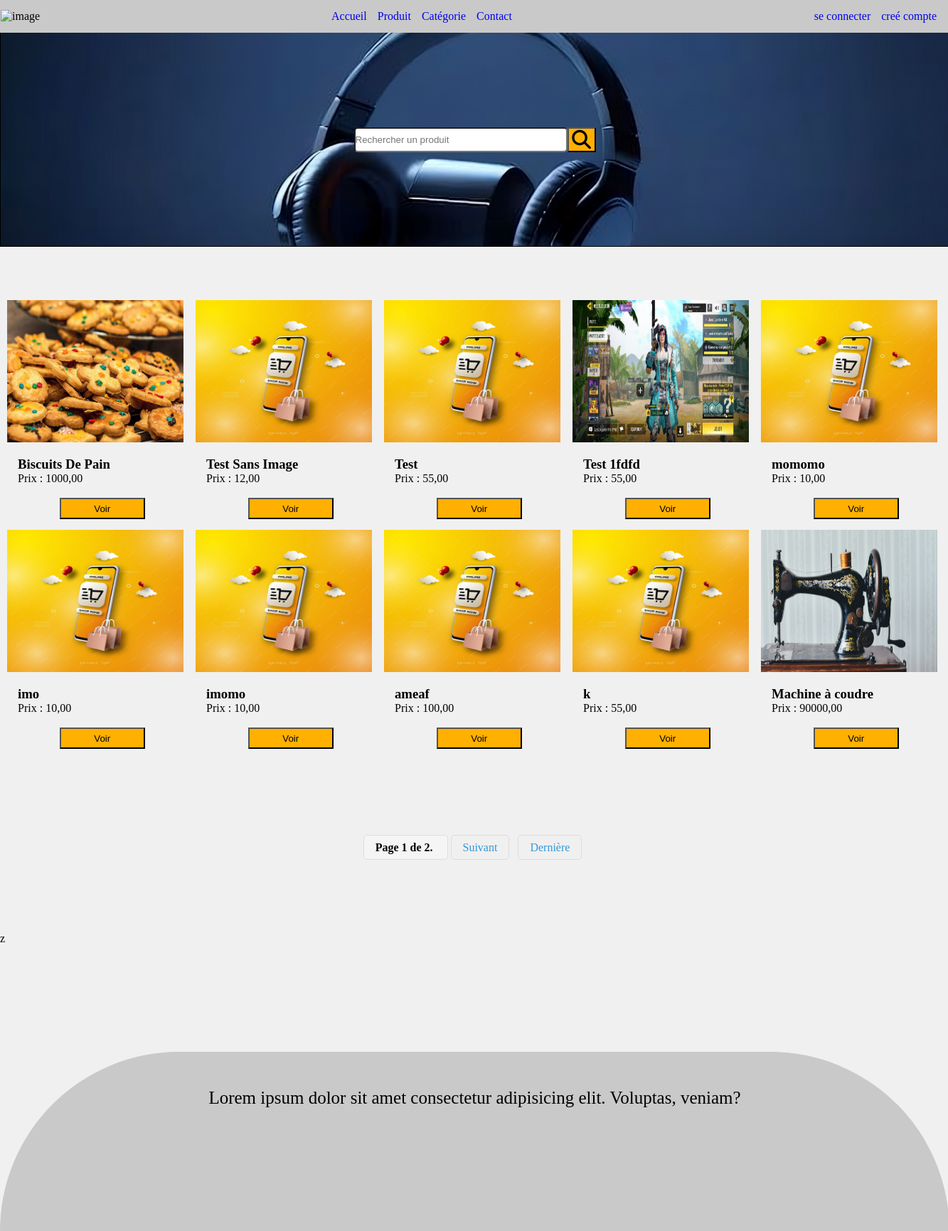
Before: /product-list/ with the older database file.
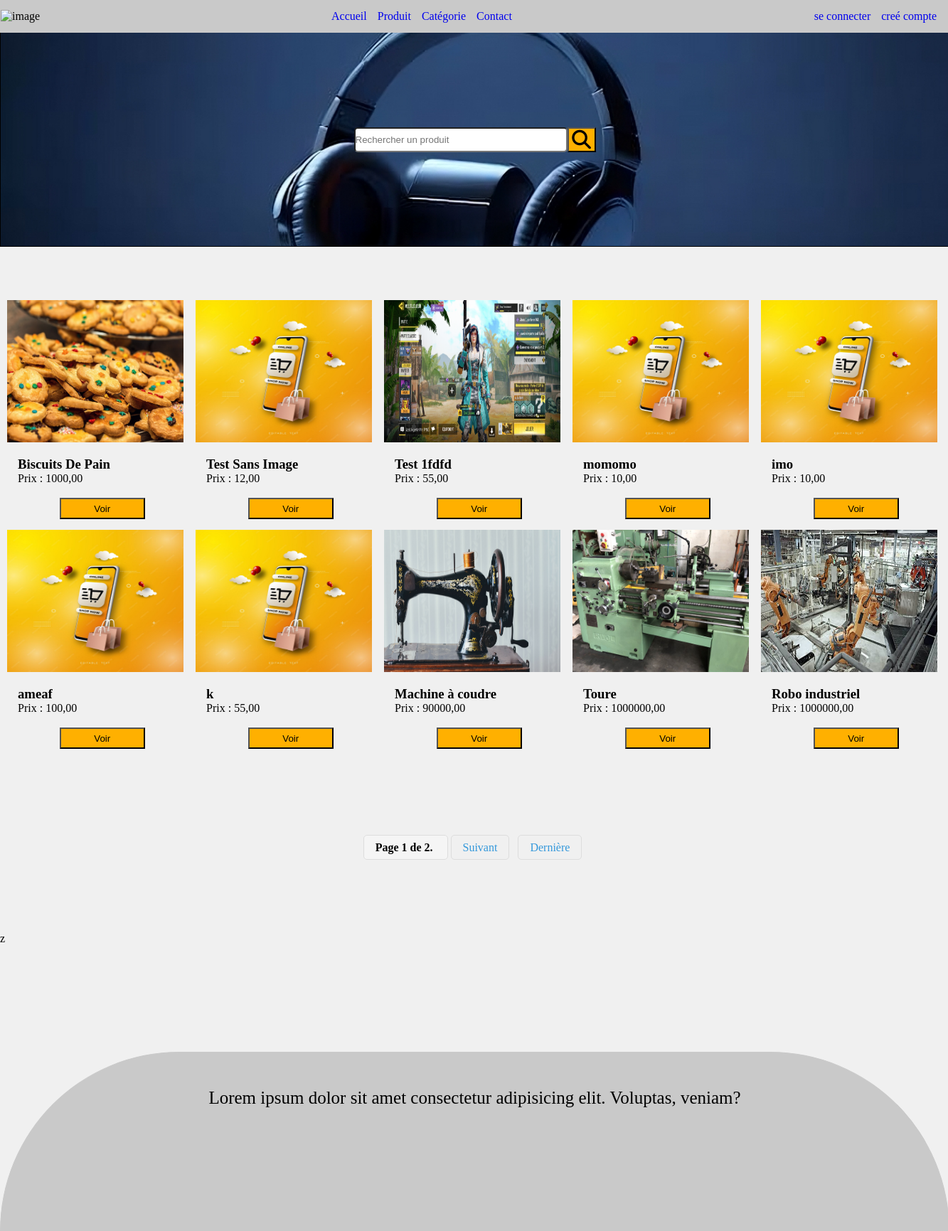
After: the same page with the newer database file.
### siteweb/models.py (models this page shows, shortened)
class Products(models.Model):
    author = models.ForeignKey(get_user_model(), on_delete=models.CASCADE)
    category = models.ForeignKey(Category, on_delete=models.SET_NULL, null=True, blank=True)
    name = models.CharField(max_length=100)
    description = models.TextField(max_length=300)
    price = models.DecimalField(max_digits=10, decimal_places=2)
    stock = models.PositiveIntegerField()
    slug = models.CharField(max_length=100, unique=True, blank=True)
    status = models.BooleanField(default=True)
    date_on = models.DateTimeField(auto_now_add=True)
    image = models.ImageField(upload_to='products', blank=True, null=True)

### siteweb/views.py (the view)
# urls.py: path('product-list/',ListProducts.as_view(), name='products' ),
class ListProducts(ListView):
    template_name = 'siteweb/listProducts-products.html'
    model = Products
    context_object_name = 'products'
    paginate_by = 10
    def get_queryset(self):
        q = self.request.GET.get('q')
        if q:
            return Products.objects.filter(name__icontains=q, status=True)
        return Products.objects.filter(status=True)

### siteweb/templates/siteweb/listProducts-products.html (shortened to what this page needs)
{% extends 'index.html' %}
{% block header %}
{% load static %}
<link rel="stylesheet" href="{% static 'siteweb/css/product.css' %}">
<link rel="stylesheet" href="https://cdnjs.cloudflare.com/ajax/libs/font-awesome/6.6.0/css/all.min.css" />
{% endblock %}
{% block container %}
<div class="product-container">
    <div class="accueil-image">
        <form method="GET" action="{% url 'products' %}" class="search-form">
            <input type="search" name="q" placeholder="Rechercher un produit">
            <button type="submit" class="search-buttom"></button>
        </form>
    </div>
    <div class="container-article">
        {% for product in products %}
        <article>
            <a href="{% url 'detail-product' slug=product.slug %}">
                {% if product.image %}
                <div class="image-carte">
                    <img src="{{ product.image.url }}" alt="image">
                </div>
                {% else %}
                <div class="image-carte">
                    <img src="{% static 'siteweb/images/image.png' %}" alt="image">
                </div>
                {% endif %}
            </a>
            <h3 style="margin-top: 20px; margin-left: 15px;">{{product.name}}</h3>
            <p style=" margin-left: 15px; margin-bottom: 0px;">
                Prix : {{product.price}}<br><br>
                <a href="{% url 'detail-product' slug=product.slug %}"><button type="button">Voir</button></a>
            </p>
        </article>
        {% endfor %}
    </div>
    <div class="pagination">
        <span class="step-links">
            <span class="current">
                Page {{ page_obj.number }} de {{ page_obj.paginator.num_pages }}.
            </span>
            {% if page_obj.has_next %}
            <a href="?page={{ page_obj.next_page_number }}">Suivant</a>
            <a href="?page={{ page_obj.paginator.num_pages }}">Dernière</a>
            {% endif %}
        </span>
    </div>
</div>
{% endblock %}

Changed rows visible on the page:
no longer on this page (row edited): Products: name "Test", price "55,00"
no longer on this page (row edited): Products: name "imomo", price "10,00"
now on this page (row unchanged): Products: image (picture), name "Toure", price "1000000,00"
now on this page (row unchanged): Products: image (picture), name "Robo industriel", price "1000000,00"
